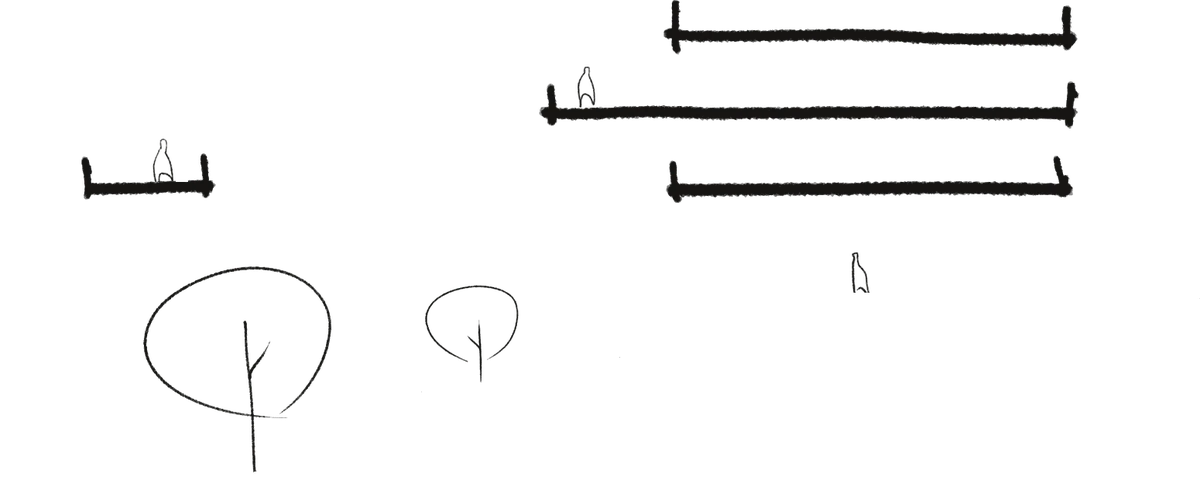
#> input picture docs/assets/img/bridge1400/concept-rest-1200.webp, 1200 x 494 px, given in place of Conceptual Section_1.png, which was not available
$ python prepare_concept.py
#> lines starting #> are read from the running program, lines starting #| are printed output that depends on the picture; pictures that were not available may be replaced by others from this repository, and a replacement may not be noted
"""BRIDGE1400 concept section: split the stepped stair line from the rest of the sketch, and turn the two GIFs into videos.

Run:  python tools/prepare_concept.py
In:   docs/assets/img/bridge1400/Original/Conceptual Sketch/Conceptual Section_1.png, Western Edge - Tourism.gif,
      Eastern Zone - Commercial.gif
Out:  docs/assets/img/bridge1400/concept-rest-{1200,2400}.webp   sketch without the stair (ink on alpha; CSS inverts in dark mode)
      docs/assets/img/bridge1400/concept-stair-{1200,2400}.webp  stair only, used as a CSS mask filled with --accent
      docs/assets/video/bridge1400-{west,east}.mp4 (+ -poster.jpg)
      content/images.json entries, plus the stair end points (% of the image) printed for content/projects.json
"""
import json
import os
import subprocess

import numpy as np
from PIL import Image, ImageDraw, ImageFilter

ROOT = os.path.dirname(os.path.dirname(os.path.abspath(__file__)))
SRC = os.path.join(ROOT, "docs", "assets", "img", "bridge1400", "Original", "Conceptual Sketch")
IMG = os.path.join(ROOT, "docs", "assets", "img", "bridge1400")
VID = os.path.join(ROOT, "docs", "assets", "video")
MANIFEST = os.path.join(ROOT, "content", "images.json")


def main():
    gray = np.asarray(Image.open(os.path.join(SRC, "Conceptual Section_1.png")).convert("L"))
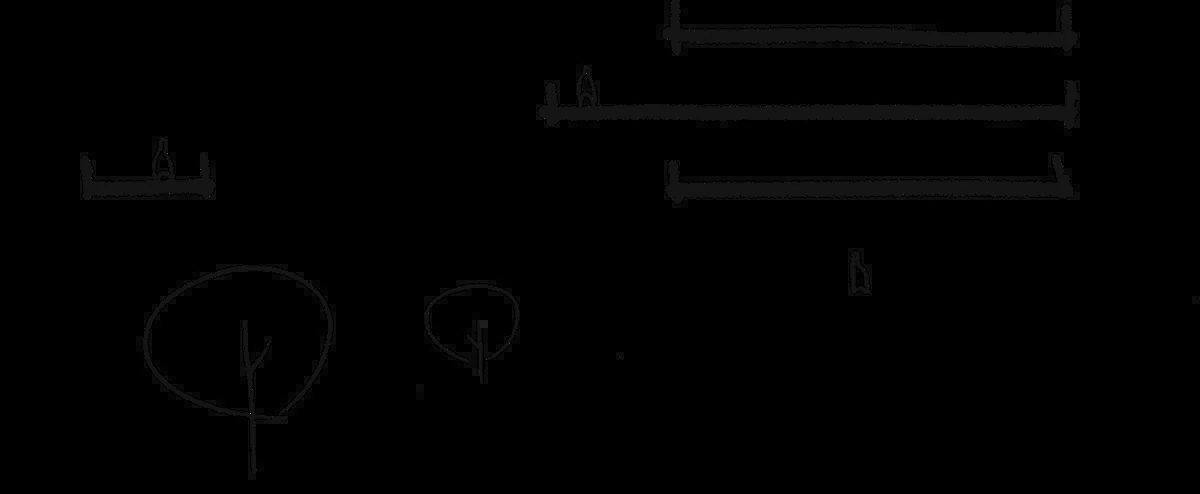
#> gray: shape (494, 1200); min 0, max 144, mean 1.4
    alpha = np.where(gray > 245, 0, np.minimum(255, np.round((255 - gray.astype(np.float32)) * 1.15))).astype(np.uint8)
    ink = Image.fromarray(np.where(alpha > 60, 255, 0).astype(np.uint8))
#> ink: PIL image 1200x494 L; every value is 255
    # the stair is the thick line: opening removes the thin trees and people; flood-fill from its left end keeps only it
    thick = ink.filter(ImageFilter.MinFilter(11)).filter(ImageFilter.MaxFilter(11))
    t = np.asarray(thick)
    ys, xs = np.nonzero(t[:, :60])
    ImageDraw.floodfill(thick, (int(xs[len(xs) // 2]), int(ys[len(ys) // 2])), 128)
#> thick: PIL image 1200x494 L; every value is 128
    core = np.asarray(thick) == 128
#> core: shape (494, 1200) bool; every value is 1
    grown = np.asarray(Image.fromarray(np.where(core, 255, 0).astype(np.uint8)).filter(ImageFilter.MaxFilter(9))) > 0
    stair = grown & (alpha > 0)
    # keep the tree trunks where they meet the line in the rest layer: only thick pixels count as stair
    a_stair = np.where(stair, alpha, 0).astype(np.uint8)
    a_rest = np.where(stair, 0, alpha).astype(np.uint8)
#> a_rest: shape (494, 1200); every value is 0
    y0, y1 = np.nonzero(alpha.any(1))[0][[0, -1]]
#> y0 = 0; y1 = 493
    x0, x1 = np.nonzero(alpha.any(0))[0][[0, -1]]
#> x0 = 0; x1 = 1199
    box = (x0, y0, x1 + 1, y1 + 1)
#> box = (0, 0, 1200, 494)
    w, h = x1 + 1 - x0, y1 + 1 - y0
#> w = 1200; h = 494
#> (the run stopped early here; a loop or call above may not have finished)

$ run again, on docs/assets/img/bridge1400/concept-stair-1200.webp
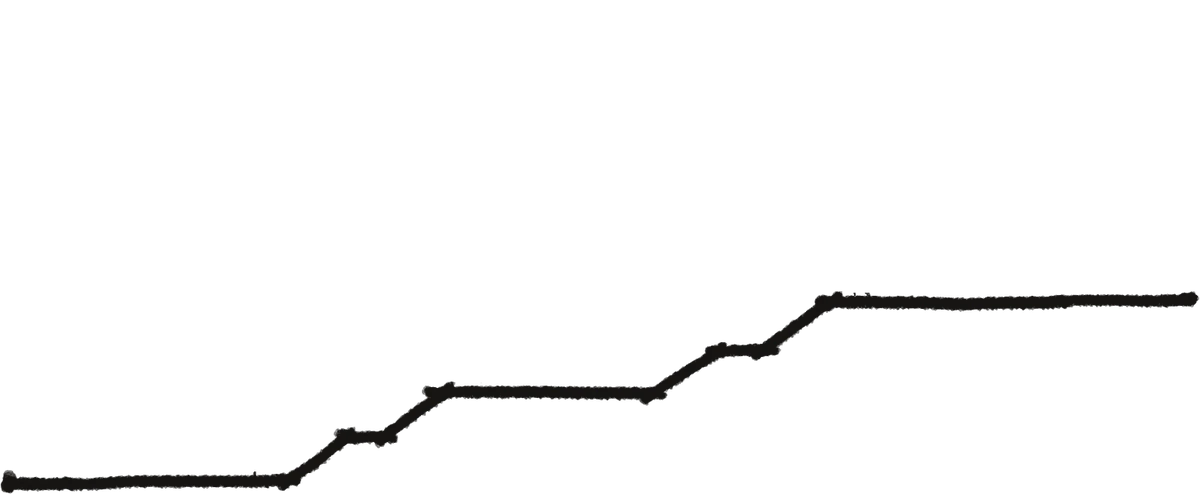
#> input picture docs/assets/img/bridge1400/concept-stair-1200.webp, 1200 x 494 px, given in place of Conceptual Section_1.png, which was not available
#> in main, `gray = np.asarray(Image.open(os.path.join(SRC, "Conceptual Section_1.p..`:
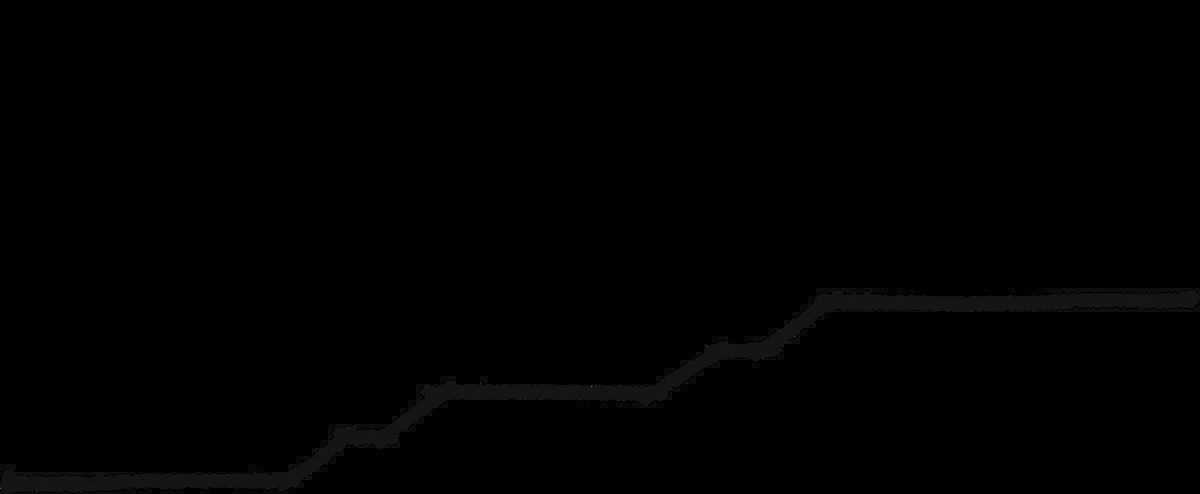
#> gray: shape (494, 1200); min 0, max 115, mean 0.8
#> ink: PIL image 1200x494 L; every value is 255
#> thick: PIL image 1200x494 L; every value is 128
#> core: shape (494, 1200) bool; every value is 1
#> a_rest: shape (494, 1200); every value is 0
#> y0 = 0; y1 = 493
#> x0 = 0; x1 = 1199
#> box = (0, 0, 1200, 494)
#> w = 1200; h = 494
